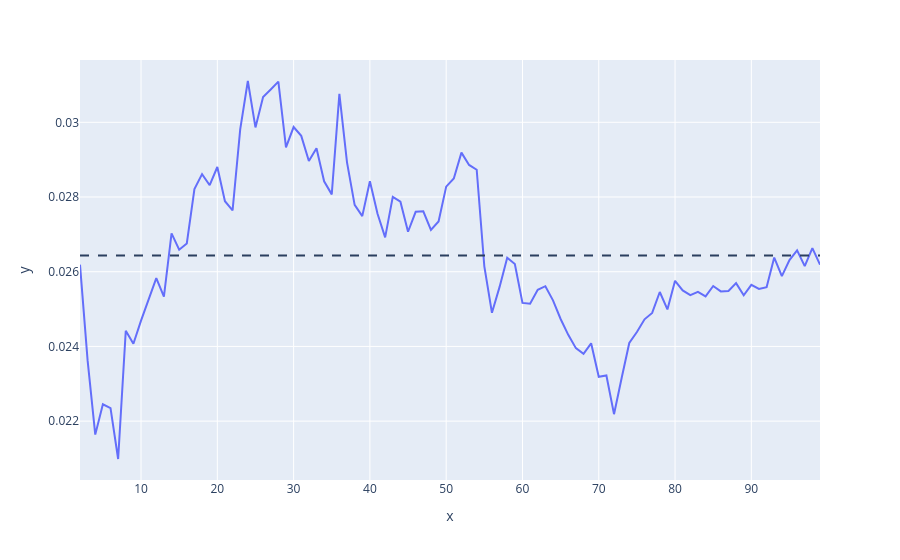

Notebook cell for this chart:
### Code cell
print(f"Best n clusters = {best_n_clusters['n']} with a silhouette score of {best_n_clusters['score']}")
fig = px.line(x=range(*k_range), y=silhouettes)

avg = sum(silhouettes) / len(silhouettes)
fig.add_hline(y=avg, line_dash='dash')

### Figure 1 — Plotly figure (JSON) as saved in the notebook; plotly's stock layout.template omitted (floating-point values rounded to 4 significant figures)
{"data": [{"hovertemplate": "x=%{x}<br>y=%{y}<extra></extra>", "legendgroup": "", "line": {"color": "#636efa", "dash": "solid"}, "marker": {"symbol": "circle"}, "mode": "lines", "name": "", "orientation": "v", "showlegend": false, "type": "scatter", "x": [2, 3, 4, 5, 6, 7, 8, 9, 10, 11, 12, 13, 14, 15, 16, 17, 18, 19, 20, 21, 22, 23, 24, 25, 26, 27, 28, 29, 30, 31, 32, 33, 34, 35, 36, 37, 38, 39, 40, 41, 42, 43, 44, 45, 46, 47, 48, 49, 50, 51, 52, 53, 54, 55, 56, 57, 58, 59, 60, 61, 62, 63, 64, 65, 66, 67, 68, 69, 70, 71, 72, 73, 74, 75, 76, 77, 78, 79, 80, 81, 82, 83, 84, 85, 86, 87, 88, 89, 90, 91, 92, 93, 94, 95, 96, 97, 98, 99], "xaxis": "x", "y": [0.02619, 0.02362, 0.02164, 0.02245, 0.02235, 0.02099, 0.02442, 0.02407, 0.02469, 0.02526, 0.02583, 0.02533, 0.02703, 0.02659, 0.02676, 0.02821, 0.02861, 0.02832, 0.0288, 0.02789, 0.02764, 0.02981, 0.03111, 0.02986, 0.03068, 0.03088, 0.03109, 0.02933, 0.02987, 0.02964, 0.02896, 0.02931, 0.02842, 0.02807, 0.03076, 0.02893, 0.02779, 0.02749, 0.02842, 0.02755, 0.02692, 0.02801, 0.02788, 0.02707, 0.0276, 0.02762, 0.02712, 0.02734, 0.02828, 0.0285, 0.02919, 0.02886, 0.02873, 0.02614, 0.0249, 0.02559, 0.02637, 0.02621, 0.02517, 0.02515, 0.02552, 0.02561, 0.02523, 0.02473, 0.02431, 0.02395, 0.0238, 0.02408, 0.02319, 0.02322, 0.02219, 0.02315, 0.02409, 0.02439, 0.02473, 0.0249, 0.02546, 0.02499, 0.02576, 0.0255, 0.02537, 0.02546, 0.02534, 0.02562, 0.02547, 0.02548, 0.02569, 0.02537, 0.02565, 0.02554, 0.02559, 0.02638, 0.02588, 0.02631, 0.02657, 0.02615, 0.02663, 0.02619], "yaxis": "y"}], "layout": {"legend": {"tracegroupgap": 0}, "margin": {"t": 60}, "shapes": [{"line": {"dash": "dash"}, "type": "line", "x0": 0, "x1": 1, "xref": "x domain", "y0": 0.02644, "y1": 0.02644, "yref": "y"}], "xaxis": {"anchor": "y", "domain": [0, 1], "title": {"text": "x"}}, "yaxis": {"anchor": "x", "domain": [0, 1], "title": {"text": "y"}}}}
